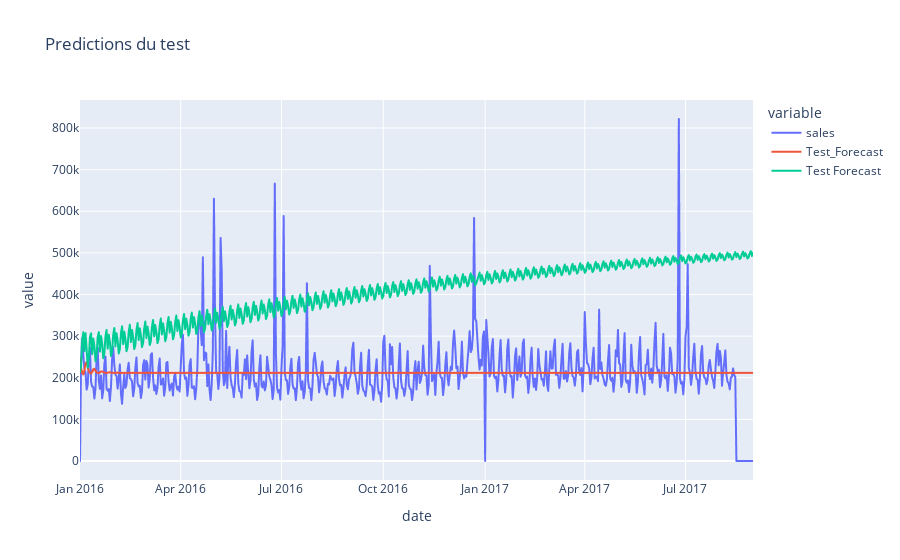

Source (notebook cell):
### Markdown cell above
Exemple cluster 3 :

### Code cell
fig = px.line(Cluster_3_test, x='date', y=['sales', 'Test_Forecast','Test Forecast'],title="Predictions du test")
fig.show()

### Figure 1 — Plotly figure (JSON) as saved in the notebook; plotly's stock layout.template omitted (floating-point values rounded to 4 significant figures; data arrays with more than 128 entries replaced by an {"elided": "..."} marker saying what was removed)
{"data": [{"hovertemplate": "variable=sales<br>date=%{x}<br>value=%{y}<extra></extra>", "legendgroup": "sales", "line": {"color": "#636efa", "dash": "solid"}, "marker": {"symbol": "circle"}, "mode": "lines", "name": "sales", "showlegend": true, "type": "scattergl", "x": {"elided": "608 str values"}, "xaxis": "x", "y": {"elided": "608 float values"}, "yaxis": "y"}, {"hovertemplate": "variable=Test_Forecast<br>date=%{x}<br>value=%{y}<extra></extra>", "legendgroup": "Test_Forecast", "line": {"color": "#EF553B", "dash": "solid"}, "marker": {"symbol": "circle"}, "mode": "lines", "name": "Test_Forecast", "showlegend": true, "type": "scattergl", "x": {"elided": "608 str values"}, "xaxis": "x", "y": {"elided": "608 float values"}, "yaxis": "y"}, {"hovertemplate": "variable=Test Forecast<br>date=%{x}<br>value=%{y}<extra></extra>", "legendgroup": "Test Forecast", "line": {"color": "#00cc96", "dash": "solid"}, "marker": {"symbol": "circle"}, "mode": "lines", "name": "Test Forecast", "showlegend": true, "type": "scattergl", "x": {"elided": "608 str values"}, "xaxis": "x", "y": {"elided": "608 float values"}, "yaxis": "y"}], "layout": {"legend": {"title": {"text": "variable"}, "tracegroupgap": 0}, "title": {"text": "Predictions du test"}, "xaxis": {"anchor": "y", "domain": [0, 1], "title": {"text": "date"}}, "yaxis": {"anchor": "x", "domain": [0, 1], "title": {"text": "value"}}}}
